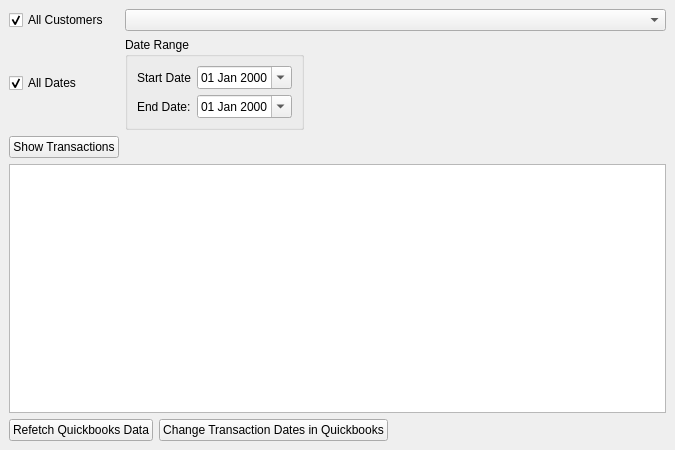
<?xml version="1.0" encoding="UTF-8"?>
<ui version="4.0">
 <class>col_LocalInvoices</class>
 <widget class="QMainWindow" name="col_LocalInvoices">
  <property name="geometry">
   <rect>
    <x>0</x>
    <y>0</y>
    <width>675</width>
    <height>450</height>
   </rect>
  </property>
  <property name="windowTitle">
   <string>Transactions</string>
  </property>
  <property name="windowIcon">
   <iconset resource="../../universal/OpenRPT/images/OpenRPTWrtembed.qrc">
    <normaloff>:/OpenRPT/icons/attribute_32.png</normaloff>:/OpenRPT/icons/attribute_32.png</iconset>
  </property>
  <widget class="QWidget" name="centralwidget">
   <layout class="QVBoxLayout" name="verticalLayout">
    <item>
     <layout class="QGridLayout" name="gridLayout_2">
      <item row="1" column="2">
       <spacer name="horizontalSpacer">
        <property name="orientation">
         <enum>Qt::Horizontal</enum>
        </property>
        <property name="sizeHint" stdset="0">
         <size>
          <width>40</width>
          <height>20</height>
         </size>
        </property>
       </spacer>
      </item>
      <item row="1" column="1">
       <widget class="QGroupBox" name="groupBox">
        <property name="title">
         <string>Date Range</string>
        </property>
        <layout class="QGridLayout" name="gridLayout">
         <item row="0" column="0">
          <widget class="QLabel" name="label">
           <property name="text">
            <string>Start Date</string>
           </property>
          </widget>
         </item>
         <item row="0" column="1">
          <widget class="QDateEdit" name="dtpStartDate">
           <property name="displayFormat">
            <string>dd MMM yyyy</string>
           </property>
           <property name="calendarPopup">
            <bool>true</bool>
           </property>
          </widget>
         </item>
         <item row="1" column="0">
          <widget class="QLabel" name="label_2">
           <property name="text">
            <string>End Date:</string>
           </property>
          </widget>
         </item>
         <item row="1" column="1">
          <widget class="QDateEdit" name="dtpEndDate">
           <property name="displayFormat">
            <string>dd MMM yyyy</string>
           </property>
           <property name="calendarPopup">
            <bool>true</bool>
           </property>
          </widget>
         </item>
        </layout>
       </widget>
      </item>
      <item row="0" column="1" colspan="2">
       <widget class="QComboBox" name="cboCustomerList"/>
      </item>
      <item row="0" column="0">
       <widget class="QCheckBox" name="chkAllCustomers">
        <property name="text">
         <string>All Customers</string>
        </property>
        <property name="checked">
         <bool>true</bool>
        </property>
       </widget>
      </item>
      <item row="1" column="0">
       <widget class="QCheckBox" name="chkAllDates">
        <property name="text">
         <string>All Dates</string>
        </property>
        <property name="checked">
         <bool>true</bool>
        </property>
       </widget>
      </item>
      <item row="2" column="0">
       <widget class="QPushButton" name="cmdShowTransactions">
        <property name="text">
         <string>Show Transactions</string>
        </property>
       </widget>
      </item>
     </layout>
    </item>
    <item>
     <widget class="CustomQueryView" name="lstInvoices"/>
    </item>
    <item>
     <layout class="QHBoxLayout" name="horizontalLayout">
      <item>
       <widget class="QPushButton" name="cmdFetchQuickbooksData">
        <property name="text">
         <string>Refetch Quickbooks Data</string>
        </property>
       </widget>
      </item>
      <item>
       <widget class="QPushButton" name="cmdChangeInvoiceDates">
        <property name="text">
         <string>Change Transaction Dates in Quickbooks</string>
        </property>
        <property name="icon">
         <iconset resource="../../universal/Leva/src/res.qrc">
          <normaloff>:/images/Icon_136.ico</normaloff>:/images/Icon_136.ico</iconset>
        </property>
       </widget>
      </item>
      <item>
       <spacer name="horizontalSpacer_2">
        <property name="orientation">
         <enum>Qt::Horizontal</enum>
        </property>
        <property name="sizeHint" stdset="0">
         <size>
          <width>40</width>
          <height>20</height>
         </size>
        </property>
       </spacer>
      </item>
     </layout>
    </item>
   </layout>
  </widget>
 </widget>
 <customwidgets>
  <customwidget>
   <class>CustomQueryView</class>
   <extends>QTreeView</extends>
   <header>customqueryview.h</header>
  </customwidget>
 </customwidgets>
 <resources>
  <include location="../../universal/Leva/src/res.qrc"/>
  <include location="../../universal/OpenRPT/images/OpenRPTWrtembed.qrc"/>
 </resources>
 <connections>
  <connection>
   <sender>chkAllCustomers</sender>
   <signal>toggled(bool)</signal>
   <receiver>cboCustomerList</receiver>
   <slot>setDisabled(bool)</slot>
   <hints>
    <hint type="sourcelabel">
     <x>58</x>
     <y>18</y>
    </hint>
    <hint type="destinationlabel">
     <x>122</x>
     <y>24</y>
    </hint>
   </hints>
  </connection>
  <connection>
   <sender>chkAllDates</sender>
   <signal>toggled(bool)</signal>
   <receiver>groupBox</receiver>
   <slot>setDisabled(bool)</slot>
   <hints>
    <hint type="sourcelabel">
     <x>47</x>
     <y>72</y>
    </hint>
    <hint type="destinationlabel">
     <x>107</x>
     <y>70</y>
    </hint>
   </hints>
  </connection>
 </connections>
</ui>
